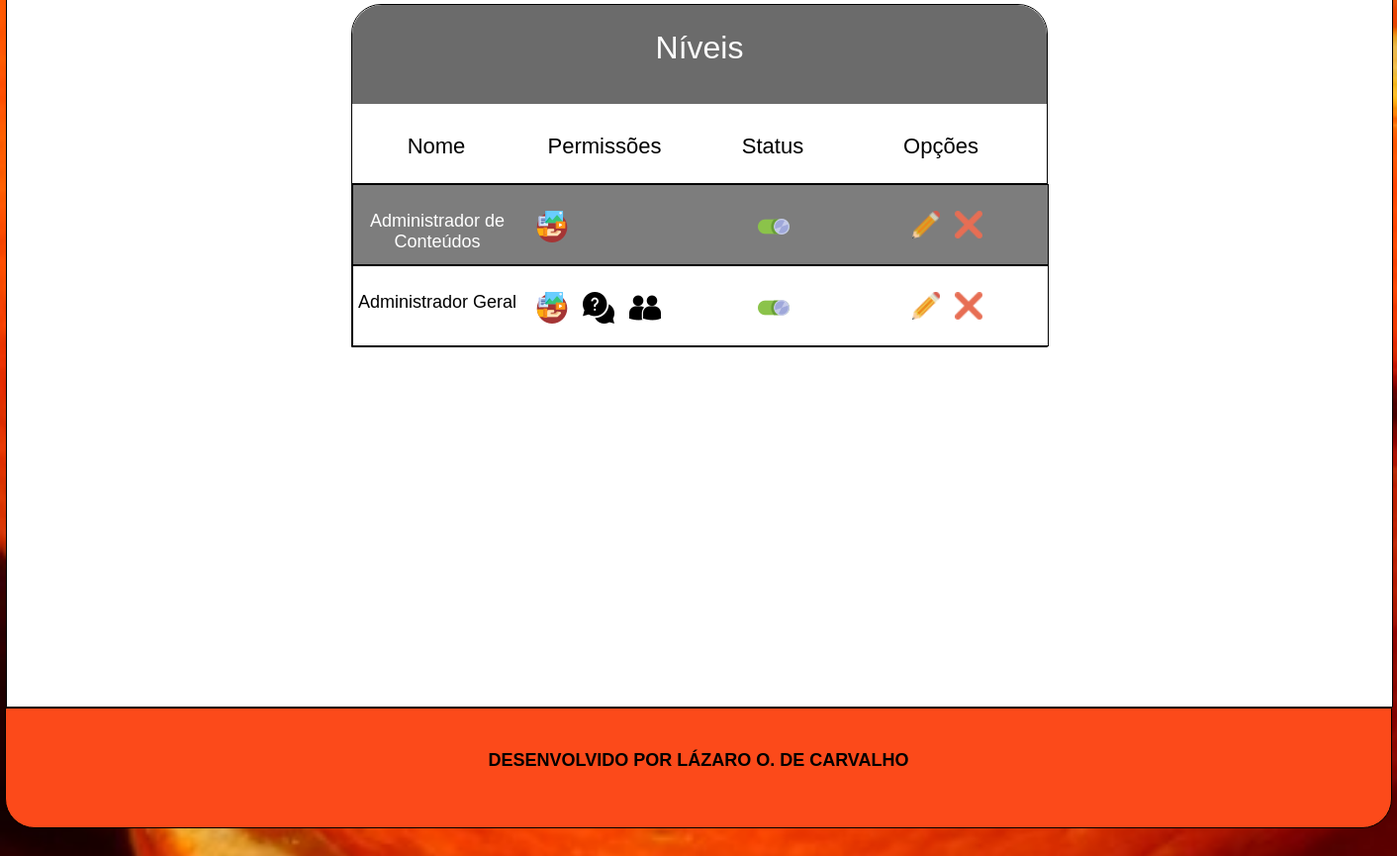
Before: /cms/admNiveis.php (signed in, lower part) with the older database file.
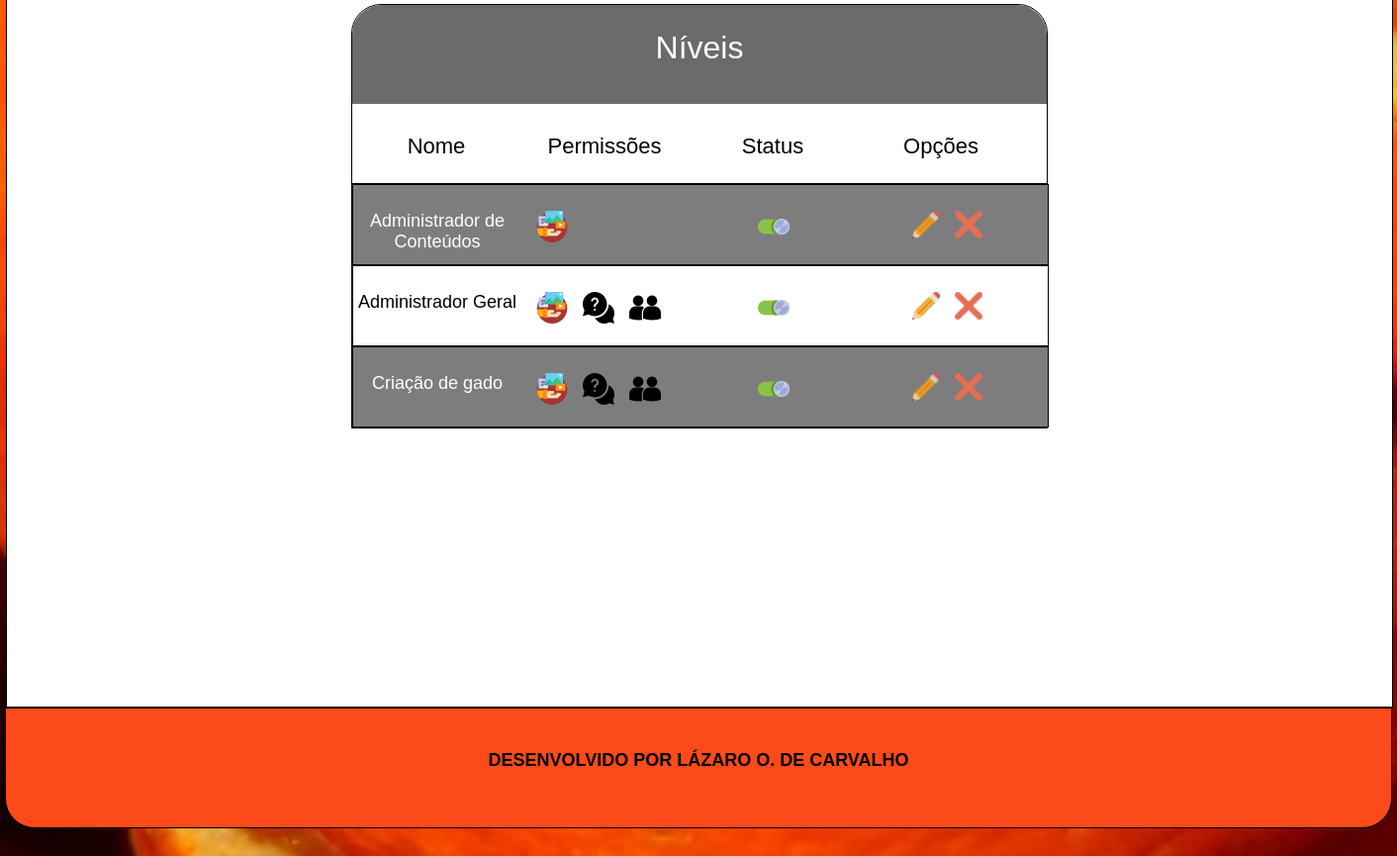
After: the same page with the newer database file.
### tables this page shows
CREATE TABLE `tblniveis` (
  `id` int(11) NOT NULL AUTO_INCREMENT,
  `nome` varchar(50) DEFAULT NULL,
  `adm_faleconosco` tinyint(1) DEFAULT NULL,
  `adm_conteudo` tinyint(1) DEFAULT NULL,
  `adm_usuarios` tinyint(1) DEFAULT NULL,
  `status_nivel` tinyint(1) DEFAULT NULL,
  PRIMARY KEY (`id`)
);

### cms/modulos/funcoes.php (called while the page is built, shortened)
<?php
    function permissoesUsuario($conexaoMysql, $codigoId)
    {
        $sql = "SELECT tblniveis.* FROM tblusuarios JOIN tblniveis
        ON tblusuarios.codnivel = tblniveis.id
        WHERE tblusuarios.id = ".$codigoId;
        $select = mysqli_query($conexaoMysql, $sql);
        $conteudoHtml = (string) "";
        if($rsUsuario = mysqli_fetch_array($select))
        {
            if($rsUsuario['adm_conteudo'] == 1)
                $conteudoHtml .= "<div class='cms_item'>
                                        <div class='cms_item_imagem'>
                                            <a href='admConteudos.php'><img alt='Compartilhar' src='imagens/compartilhando-conteudo.png' class='imagens_cms'></a>
                                        </div>
                                        <div class='cms_item_titulo'>
                                            Adm. Conteúdo
                                        </div>
                                    </div>";
            return $conteudoHtml;
        }
    }
?>

### cms/admNiveis.php (the view, shortened to what the changed rows need)
<?php
    require_once('modulos/funcoes.php');
    $conexao = conexaoMysql();
    $elementoHtmlPermissoes = permissoesUsuario($conexao, $_SESSION['id_usuario']);
?>
<!DOCTYPE html>
<html lang="pt-br">
    <head>
        <link rel="stylesheet" href="css/style.css">
    </head>
    <body>
        <div class="imagem_fundo">
            <section class="cms">
                <div class="conteudo center">
                    <div class="container_cms center">
                                <?=$elementoHtmlPermissoes;?>
                        <div class="cms_conteudo" id="cms_conteudo_cadastro">
                            <div id="cont_cadastro_usuario">
                                <div id="container_niveis_cadastrados">
                                    <div class="center" id="tabela_niveis_cadastrados">
                                        <?php
                                            $sql = "SELECT * FROM tblniveis";
                                            $select = mysqli_query($conexao, $sql);
                                            $contador = (int) 0;
                                            while($rsNiveis = mysqli_fetch_array($select))
                                            {
                                                $contador++;
                                                if($rsNiveis['adm_conteudo'] == 1)
                                                    $permissaoConteudoImagem = "<img src='icons/sharing-content.png' alt='Administrador de Conteúdo' class='imagens_permissao'>";
                                                else
                                                    $permissaoConteudoImagem = "";
                                                if($rsNiveis['adm_faleconosco'] == 1)
                                                    $permissaoFaleConoscoImagem = "<img src='icons/help.png' alt='Administrador do Fale Conosco'  class='imagens_permissao'>";
                                                else
                                                    $permissaoFaleConoscoImagem = "";
                                                if($rsNiveis['adm_usuarios'] == 1)
                                                    $permissaoUsuariosImagem = "<img src='icons/silhueta-de-usuarios-do-casal.png' alt='Administrador de Usuários'  class='imagens_permissao'>";
                                                else
                                                    $permissaoUsuariosImagem = "";
                                                if($contador % 2 == 0)
                                                    $corLinha = "listra_branca";
                                                else
                                                    $corLinha = "listra_negra";
                                        ?>
                                        <div class="container_dados_campo <?=$corLinha?>">
                                            <div class="campo_info">
                                                <?=$rsNiveis['nome']?>
                                            </div>
                                            <div class="campo_info">
                                                <div class="permissao">
                                                    <?=$permissaoConteudoImagem;?>
                                                    <?=$permissaoFaleConoscoImagem;?>
                                                    <?=$permissaoUsuariosImagem;?>
                                                </div>
                                            </div>
                                            <div class="campo_info">
                                                <?php
                                                    if($rsNiveis['status_nivel'] == 1) {
                                                ?>
                                                <a href="bd/modificarNiveis.php?codigo=<?=$rsNiveis['id']?>&modo=status&status=<?=$rsNiveis['status_nivel']?>">
                                                    <img src="icons/icons8-toggle-on-32.png" alt="Ativar">
                                                </a>
                                                <?php } else {?>
                                                    <a href="bd/modificarNiveis.php?codigo=<?=$rsNiveis['id']?>&modo=status&status=<?=$rsNiveis['status_nivel']?>">
                                                        <img src="icons/icons8-toggle-off-32.png" alt="Desativar">
                                                    </a>
                                                <?php } ?>
                                            </div>
                                            <div class="campo_info">
                                                <div class="opcoes_imagens">
                                                    <a href="admNiveis.php?modo=editar&codigo=<?=$rsNiveis['id'];?>">
                                                        <img src="icons/editar.png" class="imagens_opcoes">
                                                    </a>
                                                    <a onclick="return confirm('Você realmente deseja excluir este registro?')" href="bd/modificarNiveis.php?modo=excluir&codigo=<?=$rsNiveis['id']?>">
                                                        <img src="icons/claro.png" class="imagens_opcoes">
                                                    </a>
                                                </div>
                                            </div>
                                        </div>
                                        <?php } ?>
                                    </div>
                                </div>
                            </div>
                        </div>
                    </div>
                </div>
            </section>
        </div>
    </body>
</html>

Changed rows visible on the page:
added tblniveis: nome "Criação de gado", adm_conteudo 1 (drawn), adm_faleconosco 1 (drawn), adm_usuarios 1 (drawn), status_nivel 1 (drawn)
